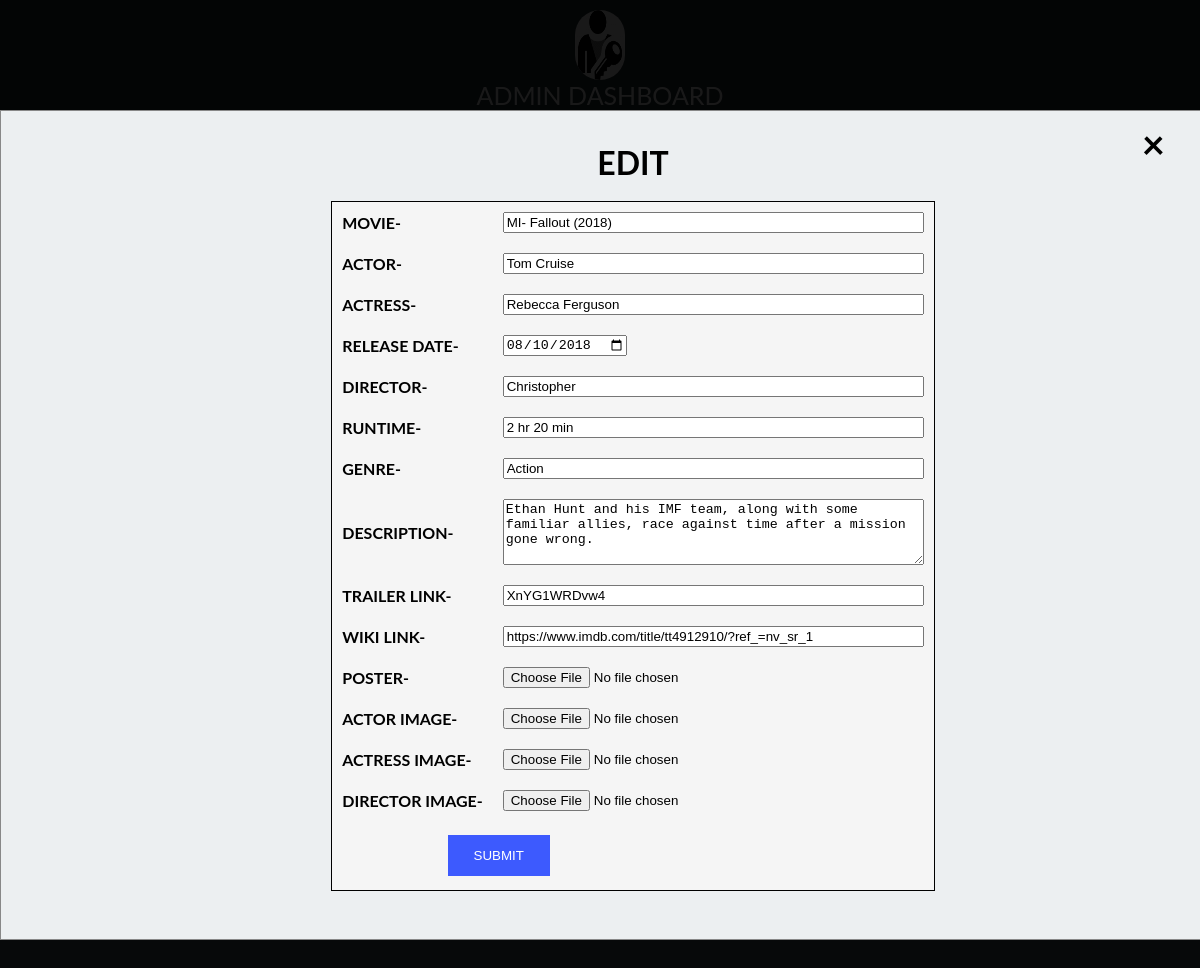
/edit.php?eid=30 (signed in), run on the app's committed database.
### tables this page shows
CREATE TABLE `movies` (
  `Movie_Name` varchar(50) NOT NULL,
  `Actor` varchar(25) NOT NULL,
  `Actress` varchar(25) NOT NULL,
  `Release_date` varchar(50) NOT NULL,
  `Director` varchar(50) NOT NULL,
  `Movie_id` int(100) NOT NULL,
  `poster` varchar(300) NOT NULL,
  `RunTime` varchar(100) NOT NULL,
  `type` varchar(100) NOT NULL,
  `ActorImg` varchar(300) NOT NULL,
  `ActressImg` varchar(400) NOT NULL,
  `DirectorImg` varchar(300) NOT NULL,
  `Description` varchar(4000) DEFAULT NULL,
  `trailer` varchar(400) NOT NULL,
  `wiki` varchar(400) NOT NULL
);

### edit.php (the view, shortened to what this page needs)
<html>
<head>
	<link href="css/dashstyle.css" type='text/css' rel="stylesheet">
	<link href="css/animate.css" type='text/css' rel="stylesheet">
</head>
<body class='bg-gray'>
<div class='header'>
<center><img src='images/admin.png' alt="AdminLogo" id="adminlogo"><br><center id='head'>ADMIN DASHBOARD</center>
</center>
</div>
<div class='navbar'>
<ul align="center">
<li><a href="dash.php"  >HOME</a></li>
<li><a href="users.php" >USERS</a></li>
<li><a href="movie.php" class="active">MOVIES</a></li>
<li><a href="theatres.php" >THEATRES</a></li>
<li><a href="timings.php" >TIMINGS</a></li>
<li><b class='logout' style="padding-top:14px;padding-right:2px;"><?php echo strtoupper("USER:".$_SESSION['user']);?></b></li>
<li><a href="logout.php" class='logout'>LOGOUT</a></li>
</ul>
</div>
<div class='content'>
<div id="edit" style="display:block;"  class="pop animated jackInTheBox">
  <div class="pop-content" style="padding:32px">
  <h1 align='center'>EDIT</h1><br>
  <span class="close" onclick="location.href='movie.php'">&times;</span>
	<?php
	include ("dbcon.php");
	if(isset($_REQUEST['eid']))
	{
	$eid=$_REQUEST['eid'];
	$qry1=" select * FROM movies where Movie_id='$eid'";
	$result1 = mysqli_query($con,$qry1);
	$row1=mysqli_fetch_assoc($result1);
	?>
	<form  method="post" enctype="multipart/form-data">
	<table align='center'>
	<tr>
	<td><b>MOVIE-</b></td>
	<td><input type='text' name='movie' value="<?php echo $row1['Movie_Name']?>" required></td>
	</tr>
	<tr>
	<td><b>ACTOR-</b></td>
	<td><input type='text' name='actor' value="<?php echo $row1['Actor']?>" required></td>
	</tr>
	<tr>
	<td><b>ACTRESS-</b></td>
	<td><input type='text' name='actress' value="<?php echo $row1['Actress']?>" required></td>
	</tr>
	<tr>
	<td><b>RELEASE DATE-</b></td>
	<td><input type='date' name='rdate' value="<?php echo $row1['Release_date']?>" required></td>
	</tr>
	<tr>
	<td><b>DIRECTOR-</b></td>
	<td><input type='text' name='director' value="<?php echo $row1['Director']?>" required></td>
	</tr>
	<tr>
	<td><b>RUNTIME-</b></td>
	<td><input type='text' name='rtime' placeholder='eg.2Hr 35Mins' value="<?php echo $row1['RunTime']?>" required></td>
	</tr>
	<tr>
	<td><b>GENRE-</b></td>
	<td><input type='text' name='type' value="<?php echo $row1['type']?>" required></td>
	</tr>
	<tr>
	<td><b>DESCRIPTION-</b></td>
	<td><textarea name='info' rows="4" cols="50" required><?php echo $row1['Description']?> </textarea></td>
	</tr>
	<tr>
	<td><b>TRAILER LINK-</b></td>
	<td><input type="text" name="trailer" value="<?php echo $row1['trailer']?>"></td>
	</tr>
	<tr>
	<td><b>WIKI LINK-</b></td>
	<td><input type="text" name="wiki" value="<?php echo $row1['wiki']?>"></td>
	</tr>
	<tr>
	<td><b>POSTER-</b></td>
	<td><input type="file" name="poster[]"  ></td>
	</tr>
	<tr>
	<td><b>ACTOR IMAGE-</b></td>
	<td><input type="file" name="poster[]" ></td>
	</tr>
	<tr>
	<td><b>ACTRESS IMAGE-</b></td>
	<td><input type="file" name="poster[]" ></td>
	</tr>
	<tr>
	<td><b>DIRECTOR IMAGE-</b></td>
	<td><input type="file" name="poster[]" ></td>
	</tr>
	<tr>
	<td ><input type='submit' name='submit' style="margin-left:75%;" value="SUBMIT"></td>
	</tr>
	</table>
	</form>
			<?php
	}
	?>
	</div>
</div>
</div>
</body>
</html>

### css/dashstyle.css (style rules this page uses)
body { margin:0px; padding-top:0px; padding-bottom:100px; border:0px; font-family: "Lato", sans-serif; }
.header { width:100%; background-color:#263238; height:110px; }
#head { font-size:25px; color:white; }
a { text-decoration: none; }
.logout { float:right; padding-left:640px; }
ul,p { margin: 0; padding: 0; }
h1,h2,h3 { margin: 0; padding: 0; }
.bg-gray { background-color:#455A64; }
.navbar li { display: inline; }
.active { background-color: #111; color: white; }
ul { list-style-type: none; overflow: hidden; background-color: #333; }
li { float: left; }
.navbar li a { display: block; color: white; font-size: 16px; text-align: center; padding: 14px 16px; text-decoration: none; }
.navbar ul { list-style-type: none; overflow: hidden; background-color: #37474F; }
.content { height:auto; }
table { background-color:#F5F5F5;border-collapse: collapse;border: 1px solid black; }
th,td { padding:10px;text-align: left }
input[type=submit] { display:block; background-color: #3D5AFE; border: none; color: white; padding: 13px 26px; text-decoration: none; margin: 4px 2px; cursor: pointer; }
input[type=text] { width: 100%; }
.pop-content { background-color:#ECEFF1; padding-top: 20px; padding-bottom:20px; border: 1px solid #888; width: 100%; }
.pop { z-index:1;display:none;padding-top:110px;position:absolute;left:0;top:0;width:100%;height:100%;overflow:auto; background-color: rgb(0,0,0); background-color: rgba(0,0,0,0.9); }
.close { position:absolute; top: 120px; right: 35px; color: black; font-size: 40px; font-weight: bold; transition: 0.3s; }

### data on the page
movies: movie "MI- Fallout (2018)", actor "Tom Cruise", actress "Rebecca Ferguson", rdate "08/10/2018", director "Christopher", rtime "2 hr 20 min", type "Action", info "Ethan Hunt and his IMF team, along with some familiar allies, race against time after a mission gone wrong.", trailer "XnYG1WRDvw4", wiki "https://www.imdb.com/title/tt4912910/?ref_=nv_sr_1"
